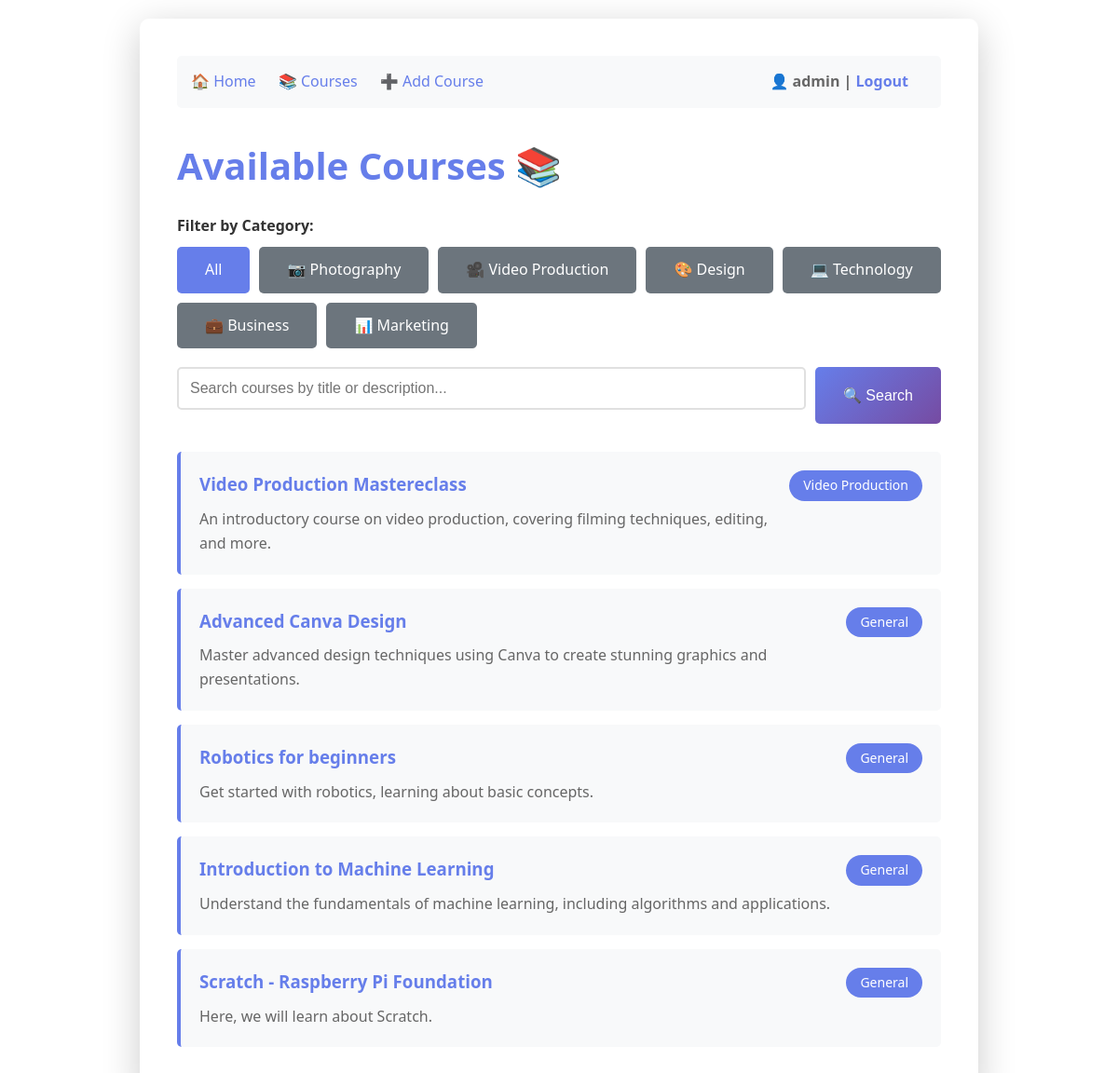
The page /courses (signed in) on the database its author committed.
### tables this page shows
CREATE TABLE users (
        id INTEGER PRIMARY KEY AUTOINCREMENT,
        username TEXT UNIQUE NOT NULL,
        password_hash TEXT NOT NULL
    , is_admin INTEGER DEFAULT 0);

CREATE TABLE courses (
                   id INTEGER PRIMARY KEY,
                   title TEXT NOT NULL,
                   description TEXT NOT NULL
               , video_url TEXT, category TEXT DEFAULT 'General');

### routes/courses.py (the view)
    @app.route('/courses')
    def courses():
        search_query = request.args.get('search', '').strip()
        category_filter = request.args.get('category', '').strip()  # NEW!
        conn = get_db_connection()
        if search_query and category_filter:
            courses_list = conn.execute(
                'SELECT * FROM courses WHERE (title LIKE ? OR description LIKE ?) AND category = ?',
                (f'%{search_query}%', f'%{search_query}%', category_filter)
            ).fetchall()
        elif search_query:
            courses_list = conn.execute(
                'SELECT * FROM courses WHERE title LIKE ? OR description LIKE ?',
                (f'%{search_query}%', f'%{search_query}%')
            ).fetchall()
        elif category_filter:
            courses_list = conn.execute(
                'SELECT * FROM courses WHERE category = ?',
                (category_filter,)
            ).fetchall()
        else:
            courses_list = conn.execute('SELECT * FROM courses').fetchall()
        conn.close()
        user = session.get('username')
        admin = is_admin()
        return render_template('courses.html', courses=courses_list,
                            username=user, is_admin=admin,
                            search_query=search_query,
                            category_filter=category_filter)  # Pass category_filter too!

### helpers.py (called while the page is built)
def get_db_connection():
    conn = sqlite3.connect('lms.db')
    conn.row_factory = sqlite3.Row
    return conn

def is_admin():
    if 'username' not in session:
        return False
    conn = get_db_connection()
    user = conn.execute(
        'SELECT is_admin FROM users WHERE username = ?',
        (session['username'],)
    ).fetchone()
    conn.close()
    return user and user['is_admin'] == 1

### templates/courses.html (shortened to what this page needs)
{% extends "base.html" %}
{% block content %}
    <h1>Available Courses 📚</h1>
    <div style="margin-bottom: 20px;">
        <strong>Filter by Category:</strong>
        <div style="display: flex; gap: 10px; flex-wrap: wrap; margin-top: 10px;">
            <a href="/courses" class="btn" style="display: inline-block; text-decoration: none; {% if not category_filter %}background: #667eea;{% else %}background: #6c757d;{% endif %}">
                All
            </a>
            <a href="/courses?category=Photography" class="btn" style="display: inline-block; text-decoration: none; {% if category_filter == 'Photography' %}background: #667eea;{% else %}background: #6c757d;{% endif %}">
                📷 Photography
            </a>
            <a href="/courses?category=Video Production" class="btn" style="display: inline-block; text-decoration: none; {% if category_filter == 'Video Production' %}background: #667eea;{% else %}background: #6c757d;{% endif %}">
                🎥 Video Production
            </a>
            <a href="/courses?category=Design" class="btn" style="display: inline-block; text-decoration: none; {% if category_filter == 'Design' %}background: #667eea;{% else %}background: #6c757d;{% endif %}">
                🎨 Design
            </a>
            <a href="/courses?category=Technology" class="btn" style="display: inline-block; text-decoration: none; {% if category_filter == 'Technology' %}background: #667eea;{% else %}background: #6c757d;{% endif %}">
                💻 Technology
            </a>
            <a href="/courses?category=Business" class="btn" style="display: inline-block; text-decoration: none; {% if category_filter == 'Business' %}background: #667eea;{% else %}background: #6c757d;{% endif %}">
                💼 Business
            </a>
            <a href="/courses?category=Marketing" class="btn" style="display: inline-block; text-decoration: none; {% if category_filter == 'Marketing' %}background: #667eea;{% else %}background: #6c757d;{% endif %}">
                📊 Marketing
            </a>
        </div>
    </div>
    <form method="GET" action="/courses" style="margin-bottom: 30px;">
        <div style="display: flex; gap: 10px;">
            <input type="text"
                   name="search"
                   placeholder="Search courses by title or description..."
                   value="{{ search_query or '' }}"
                   style="flex: 1; padding: 12px; border: 2px solid #e0e0e0; border-radius: 5px; font-size: 16px;">
            <button type="submit" class="btn">🔍 Search</button>
        </div>
    </form>
    {% if courses|length > 0 %}
        <ul class="course-list">
            {% for course in courses %}
                <li class="course-item">
                    <div style="display: flex; justify-content: space-between; align-items: start;">
                        <div style="flex: 1;">
                            <h3><a href="/course/{{ course.id }}">{{ course.title }}</a></h3>
                            <p>{{ course.description }}</p>
                        </div>
                        {% if course.category %}
                            <span style="background: #667eea; color: white; padding: 5px 15px; border-radius: 20px; font-size: 14px; white-space: nowrap; margin-left: 15px;">
                                {{ course.category }}
                            </span>
                        {% endif %}
                    </div>
                </li>
            {% endfor %}
        </ul>
    {% else %}
        <div style="text-align: center; padding: 40px; color: #999;">
            <h3>No courses found</h3>
            <p>Try a different search term or category, or <a href="/courses">view all courses</a>.</p>
        </div>
    {% endif %}
{% endblock %}

### templates/base.html (shortened to what this page needs)
<!DOCTYPE html>
<html lang="en">
<head>
    <link rel="stylesheet" href="{{ url_for('static', filename='css/style.css') }}">
</head>
<body>
    <div class="container">
        <nav class="nav">
            <div>
                <a href="/">🏠 Home</a>
                <a href="/courses">📚 Courses</a>
                {% if is_admin %}
                    <a href="/add-course">➕ Add Course</a>
                {% endif %}
            </div>
            <div class="user-info">
                {% if username %}
                    👤 {{ username }} | <a href="/logout">Logout</a>
                {% else %}
                    <a href="/login">Login</a> | <a href="/register">Register</a>
                {% endif %}
            </div>
        </nav>
        {% block content %}
        {% endblock %}
    </div>
</body>
</html>

### static/css/style.css (style rules this page uses)
* { margin: 0; padding: 0; box-sizing: border-box; }
body { font-family: 'Segoe UI', Tahoma, Geneva, Verdana, sans-serif; line-height: 1.6; color: #333; background-color: linear-gradient(135deg, #667eea 0%, #764ba2 100%); padding: 20px; }
.container { max-width: 900px; margin: 0 auto; background: white; padding: 40px; border-radius: 10px; box-shadow: 0 10px 40px rgba(0, 0, 0, 0.2); }
h1 { color: #667eea; margin-bottom: 20px; font-size: 2.5rem; }
a { color: #667eea; text-decoration: none; transition: color 0.3s ease; }
.nav { background: #f8f9fa; padding: 15px; border-radius: 5px; margin-bottom: 30px; display: flex; justify-content: space-between; align-self: center; }
.nav a { margin-right: 20px; }
.nav .user-info { color: #666; font-weight: bold; }
form { margin: 20px 0; }
input[type="text"], input[type="password"], textarea { width: 100%; padding: 12px; border: 2px solid #e0e0e0; border-radius: 5px; font-size: 16px; transition: border-color 0.3s; margin-bottom: 15px; }
button[type="submit"], .btn { background: linear-gradient(135deg, #667eea 0%, #764ba2 100%); color: white; padding: 12px 30px; border: none; border-radius: 5px; font-size: 16px; cursor: pointer; transition: transform 0.2s, box-shadow 0.2s; }
.course-list { list-style: none; padding: 0; }
.course-item { background: #f8f9fa; padding: 20px; margin-bottom: 15px; border-radius: 5px; border-left: 4px solid #667eea; transition: transform 0.2s, box-shadow 0.2s; }
.course-item h3 { color: #667eea; margin-bottom: 10px; }
.course-item p { color: #666; }

### rows shown on the page
users: username "admin"
courses: title "Video Production Mastereclass", description "An introductory course on video production, covering filming techniques, editing, and more.", category "Video Production"
courses: title "Advanced Canva Design", description "Master advanced design techniques using Canva to create stunning graphics and presentations.", category "General"
courses: title "Robotics for beginners", description "Get started with robotics, learning about basic concepts.", category "General"
courses: title "Introduction to Machine Learning", description "Understand the fundamentals of machine learning, including algorithms and applications.", category "General"
courses: title "Scratch - Raspberry Pi Foundation", description "Here, we will learn about Scratch.", category "General"
